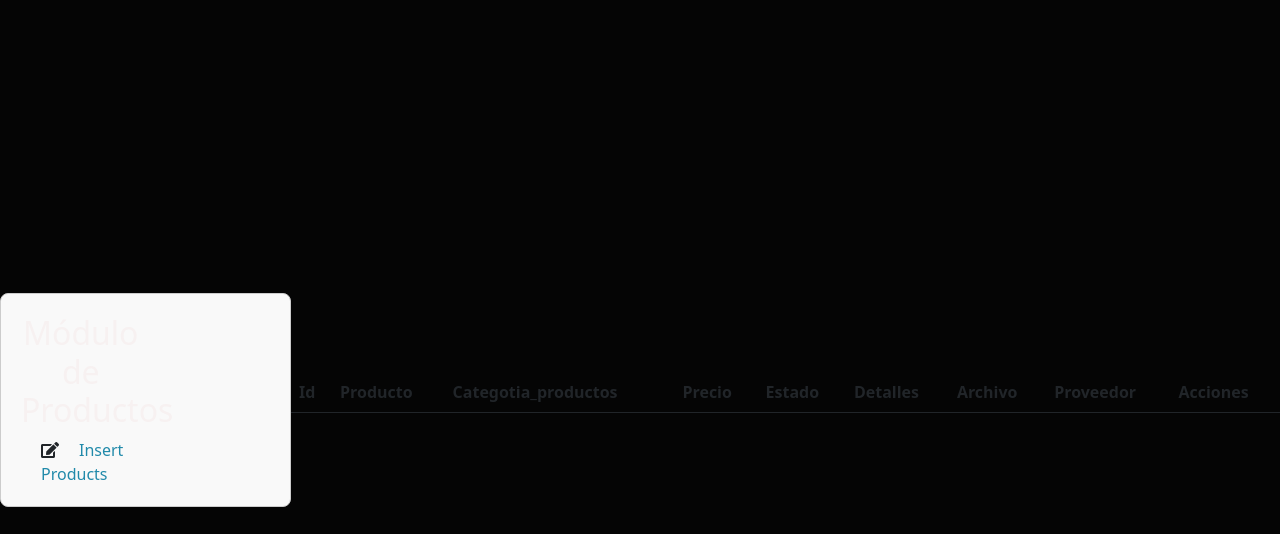
Before: /app/Views/Products/create.php (signed in) with the older database file.
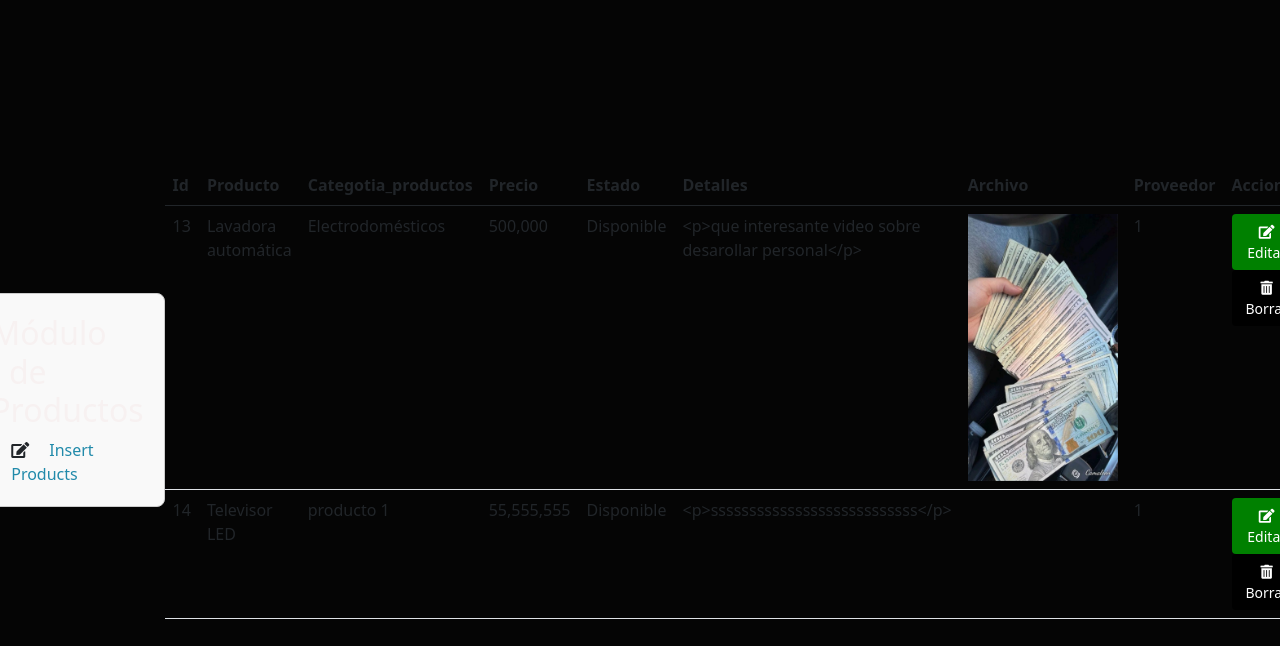
After: the same page with the newer database file.
### tables this page shows
CREATE TABLE `productos` (
  `id_producto` int(11) NOT NULL,
  `nombre_producto` varchar(150) NOT NULL,
  `precio` decimal(10,2) NOT NULL,
  `cantidad_stock` int(11) NOT NULL,
  `categoria_productos` varchar(150) NOT NULL,
  `estado` enum('Disponible','No disponible','En espera') NOT NULL,
  `fecha_adquisicion` datetime NOT NULL DEFAULT current_timestamp(),
  `fecha_vencimiento` date NOT NULL DEFAULT current_timestamp(),
  `id_proveedor` int(11) DEFAULT NULL,
  `detalles` varchar(255) DEFAULT NULL,
  `archivo` varchar(255) NOT NULL,
  `codigo_barras` varchar(255) NOT NULL
);

### app/Views/Products/create.php (the view, shortened to what this page needs)
<!DOCTYPE html>
    <html lang="es">
    <head>
        <link href="https://cdn.jsdelivr.net/npm/bootstrap@5.0.2/dist/css/bootstrap.min.css" rel="stylesheet"
>
        <link href="https://cdnjs.cloudflare.com/ajax/libs/font-awesome/5.15.3/css/all.min.css" rel="stylesheet">
        <link href="public/css/style.css" type="text/css" rel="stylesheet">
    </head>
    <body>
</head>
<body>
    <div class="panel">
        <div class="column">
            <h2>Módulo de Productos</h2>
            <ul class="nav">
                <li><i class="fas fa-edit icon"></i><a href='insert.php?da=2'>Insert Products</a></li>
            </ul>
        </div>
    </div>
    <table class="table">
        <thead class="thead-light">
            <tr>
                <th scope="col">Id</th>
                <th scope="col">Producto</th>
                <th>Categotia_productos</th>
                <th>Precio</th>
                <th>Estado</th>
                <th>Detalles</th>
                <th>Archivo</th>
                <th>Proveedor</th>
                <th scope="col">Acciones</th>
    </thead>
    <tbody>
    <?php
$mysqli = mysqli_connect(db_host, db_username, db_password, db_dbname);
mysqli_set_charset($mysqli, 'utf8');
$consulta = "SELECT * FROM  productos ORDER BY id_producto";
$resultados = $mysqli->query($consulta);
while ($producto = $resultados->fetch_assoc()) {
?>
    <tr>
    <td><?php echo htmlspecialchars($producto['id_producto']); ?></td>
    <td><?php echo htmlspecialchars($producto['nombre_producto']); ?></td>
       <td><?php echo htmlspecialchars($producto['categoria_productos']); ?></td>
       <td><?php echo number_format($producto['precio']); ?></td>
       <td><?php echo htmlspecialchars($producto['estado']); ?></td>
       <td><?php echo htmlspecialchars($producto['detalles']); ?></td>
       <td><img src="../../public/img/Catalogo/<?php echo $producto['archivo']; ?>" width="150" alt=""></td>
       <td><?php echo htmlspecialchars($producto['id_proveedor']); ?></td>
        <td>
                <a href="edit.php?da=3&lla=<?php echo $producto['id_producto']; ?>"  class="btn btn-custom-green btn-editar">
                <i class="fas fa-edit icon"></i> Editar
<a href="#" class="btn btn-danger btn-borrar" onclick="borrarProducto(<?php echo $producto['id_producto']; ?>)">
    <i class="fas fa-trash-alt"></i> Borrar
</a>
</tr>
            <?php
        }
        ?>
    </tbody>
</table>
</body>
</html>

### app/public/css/style.css (style rules this page uses)
* { box-sizing: border-box; margin: 0; padding: 0; }
body { align-items: center; background-color: rgb(5, 5, 5); display: flex; min-height: 100vh; justify-content: center; align-items: center; margin: 0; padding: 0; }
.nav { flex: 1; justify-content: space-around; width: 50%; margin-left: auto; }
.nav a { color: hwb(310 3% 56%); text-decoration: none; margin-right: 20px; padding: 10px; margin-top: 10px; margin-left: auto; font-size: 16px; }
h2 { text-align: center; color: #f7f1f1; }

### app/Views/Products/create.php (style rules this page uses)
.panel { display: flex; justify-content: space-between; border: 1px solid #ccc; padding: 20px; border-radius: 8px; background-color: #f9f9f9; }
.column { width: 48%; }
.nav { display: flex; align-items: center; float: left; margin-left: 20px; text-align: none; }
.nav a { color: rgb(33, 138, 170); text-decoration: none; padding: 10px; font-size: 16px; margin-left: 10px; }
.btn { display: inline-block; padding: 10px 20px; font-size: 16px; border: none; border-radius: 4px; cursor: pointer; background-color: #007bff; color: #fff; }
.btn-borrar { display: inline-block; padding: 7px 10px; font-size: 14px; border: none; border-radius: 4px; cursor: pointer; background-color: #000; color: #fff; transition: background-color 0.3s; }
.btn-editar { display: inline-block; padding: 7px 10px; font-size: 14px; border: none; border-radius: 4px; cursor: pointer; background-color: green; color: #fff; transition: background-color 0.3s; }

Changed rows visible on the page:
added productos: id_producto "13", nombre_producto "Lavadora automática", categoria_productos "Electrodomésticos", precio "500,000", estado "Disponible", detalles "<p>que interesante video sobre desarollar personal</p>", archivo (picture), id_proveedor "1"
added productos: id_producto "14", nombre_producto "Televisor LED", categoria_productos "producto 1", precio "55,555,555", estado "Disponible", detalles "<p>sssssssssssssssssssssssssss</p>", id_proveedor "1"
